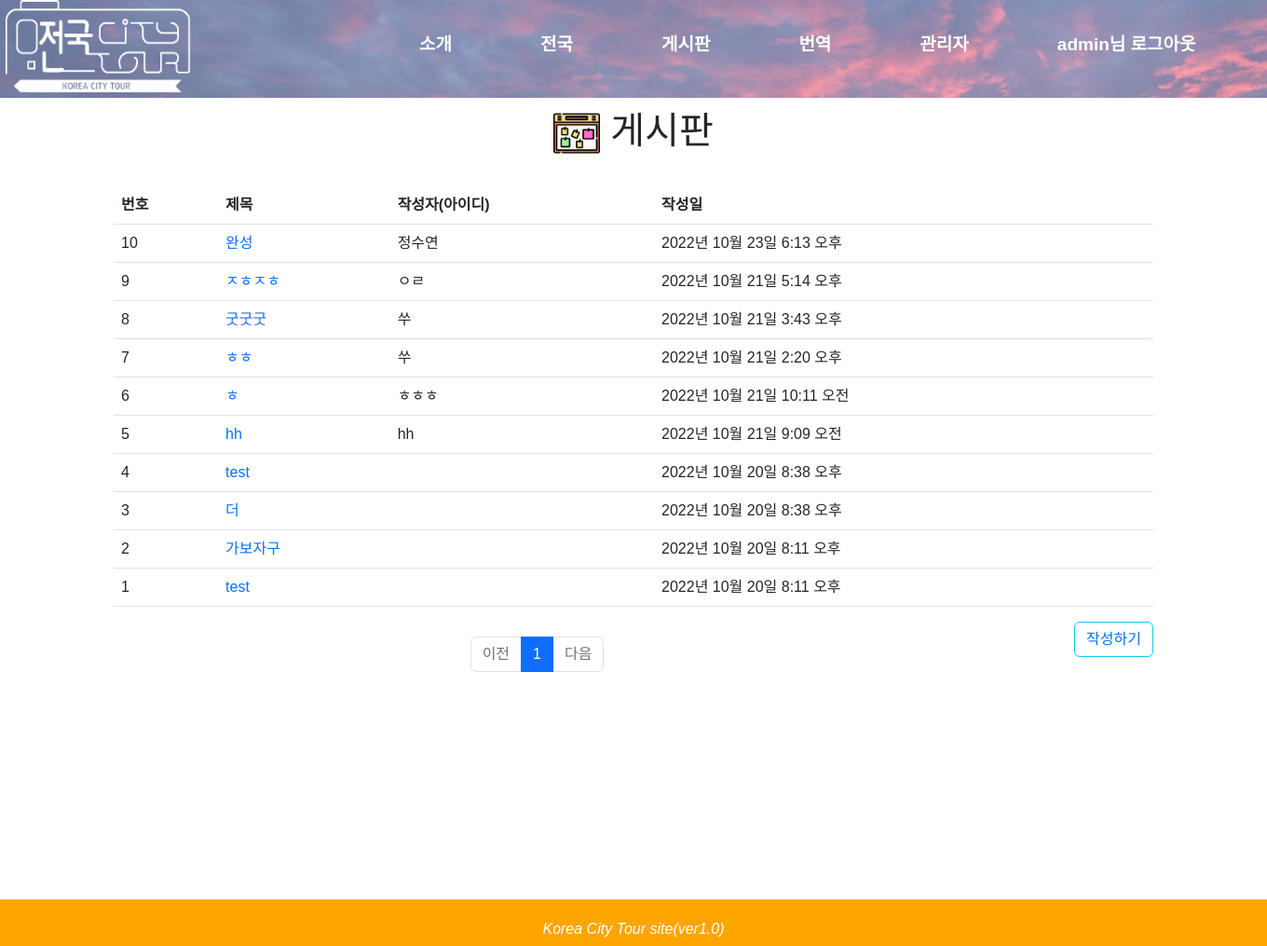
/board/board/ (signed in), run on the app's committed database.
### board/models.py (models this page shows, shortened)
class Notice(models.Model):
    title = models.CharField(max_length=50)
    name = models.CharField(max_length=20)
    contents = models.TextField()
    time = models.DateTimeField(auto_now_add=True)

### board/views.py (the view)
# urls.py: path('board/', views.board),
def board(request):
    lists = Notice.objects.all() #모든 Board가져와 저장
    page = request.GET.get('page', '1')  # GET 방식으로 정보를 받아오는 데이터
    question_list = Notice.objects.order_by('-time') # time기준으로 역순
    paginator = Paginator(question_list, 10)  # Paginator(분할될 객체, 페이지 당 담길 객체수)
    page_obj = paginator.get_page(page)  # 페이지 번호를 받아 해당 페이지를 리턴 get_page 권장
    context = {
        'page_obj': page_obj,
    }
    return render(request, 'board.html', context)

### board/templatetags/notes_filter.py (called while the page is built)
@register.filter
def sub(value, arg):
    return value - arg

### board/templates/board.html (shortened to what this page needs)
{% extends "base.html" %}
{% load notes_filter %}
{% block head %}
    <link href="https://cdn.jsdelivr.net/npm/bootstrap@5.2.2/dist/css/bootstrap.min.css" rel="stylesheet">
{% endblock %}
{% block contents %}
    <div class="container my-3">
        <h1 style = "text-align:center"><img src = "/static/images/notice.png" width = 50px height = 50px> 게시판</h1><br>
        <table class="table">
              <thead>
                  <th scope="col">번호</th>
                  <th scope="col">제목</th>
                  <th scope="col">작성자(아이디)</th>
                  <th scope="col">작성일</th>
              </thead>
              <tbody>
              {% if page_obj %}
              {% for list in page_obj %}
              <tr>
                  <td>
                    {{ page_obj.paginator.count|sub:page_obj.start_index|sub:forloop.counter0|add:1 }}
                  </td>
                  <td>
                        {% if user.id %}
                            <a href ="{{list.pk}}/">{{ list.title }}</a>
                        {% else %}
                            <a href="{% url 'common:login' %}">{{ list.title }}</a>
                        {% endif %}
                  </td>
                  <td>{{ list.name }}</td>
                  <td>{{ list.time }}</td>
              </tr>
              {% endfor %}
              {% else %}
              <tr>
                  <td colspan="4" style="text-align: center">작성글이 없습니다</td>
              </tr>
              {% endif %}
              </tbody>
        </table>
        {% if user.id %}
            <button type="button" class="btn btn-outline-info" style="float: right"><a href="writing/">작성하기</a></button>
        {% else %}
            <button type="button" class="btn btn-outline-info" style="float: right"><a href="{% url 'common:login' %}">작성하기</a></button>
        {% endif %}
    </div>
    <div id="paging">
        <ul class="pagination justify-content-center" style="margin-top: 2rem;">
            {% if page_obj.has_previous %}
            <li class="page-item">
                <a class="page-link" href="?page={{ page_obj.previous_page_number }}">이전</a>
            </li>
            {% else %}
            <li class="page-item disabled">
                <a class="page-link" tabindex="-1" aria-disabled="true" href="#">이전</a>
            </li>
            {% endif %}
            {% for page_number in page_obj.paginator.page_range %}
            {% if page_number >= page_obj.number|add:-3 and page_number <= page_obj.number|add:3 %}
            {% if page_number == page_obj.number %}
            <li class="page-item active" aria-current="page">
                <a class="page-link" href="?page={{ page_number }}">{{ page_number }}</a>
            </li>
            {% else %}
            <li class="page-item">
                <a class="page-link" href="?page={{ page_number }}">{{ page_number }}</a>
            </li>
            {% endif %}
            {% endif %}
            {% endfor %}
            {% if page_obj.has_next %}
            <li class="page-item">
                <a class="page-link" href="?page={{ page_obj.next_page_number }}">다음</a>
            </li>
            {% else %}
            <li class="page-item disabled">
                <a class="page-link" tabindex="-1" aria-disabled="true" href="#">다음</a>
            </li>
            {% endif %}
        </ul>
        <br>
    </div>
    <div id = 'wrapper'>
    </div>
    <footer>
        <p><em>Korea City Tour site(ver1.0)</em></p>
    </footer>
{% endblock %}

### basetemplates/base.html (shortened to what this page needs)
<!DOCTYPE html>
<html lang="ko">
<head>
    {% block head %}
    {% endblock %}
</head>
<body>
    <div class ="wrap">
        <div class = "intro_bg">
            <div class = "header">
                <div class = "iconarea">
                    <a href = "http://localhost:8000/web/home/" >
                        <img src = "/static/images/logo.png" width = 200px height = 100px>
                    </a>
                </div>
                <div class = "menu" style = "color:white">
                        <ul class="nav">
                            <li><a href = "http://localhost:8000/web/introduction/" style = "color:white">소개</a></li>
                            <li><a href = "http://localhost:8000/web/whole_country/" style = "color:white">전국</a></li>
                            <li><a href = "http://localhost:8000/board/board/" style = "color:white">게시판</a></li>
                            <li><a href = "#" style = "color:white">번역</a></li>
                            <li><a href = "http://localhost:8000/web/manager/" style = "color:white">관리자</a></li>
                            {% if user.is_authenticated %}
                                <li><a href = "{% url 'common:logout' %}" style = "color:white"> {{ user.username }}님 로그아웃 </a></li>
                            {% else %}
                                <li><a href = "{% url 'common:login' %}" style = "color:white">로그인</a></li>
                            {% endif %}
                        </ul>
                </div>
            </div>
            {% block contents %}
            {% endblock %}
        </div>
    </div>
</body>
</html>

### data on the page
Notice: paginator.count|sub "10", title "완성", name "정수연", time "2022년 10월 23일 6:13 오후"
Notice: paginator.count|sub "9", title "ㅈㅎㅈㅎ", name "ㅇㄹ", time "2022년 10월 21일 5:14 오후"
Notice: paginator.count|sub "8", title "굿굿굿", name "쑤", time "2022년 10월 21일 3:43 오후"
Notice: paginator.count|sub "7", title "ㅎㅎ", name "쑤", time "2022년 10월 21일 2:20 오후"
Notice: paginator.count|sub "6", title "ㅎ", name "ㅎㅎㅎ", time "2022년 10월 21일 10:11 오전"
Notice: paginator.count|sub "5", title "hh", name "hh", time "2022년 10월 21일 9:09 오전"
Notice: paginator.count|sub "4", title "test", time "2022년 10월 20일 8:38 오후"
Notice: paginator.count|sub "3", title "더", time "2022년 10월 20일 8:38 오후"
Notice: paginator.count|sub "2", title "가보자구", time "2022년 10월 20일 8:11 오후"
Notice: paginator.count|sub "1", title "test", time "2022년 10월 20일 8:11 오후"

### other printed values
{{ user.username }} "admin"
{{ page_number }} "1"
